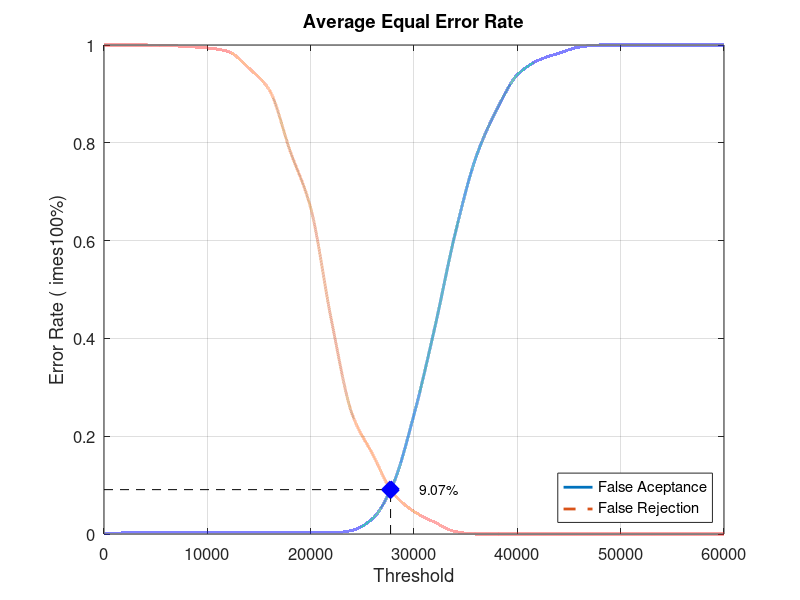
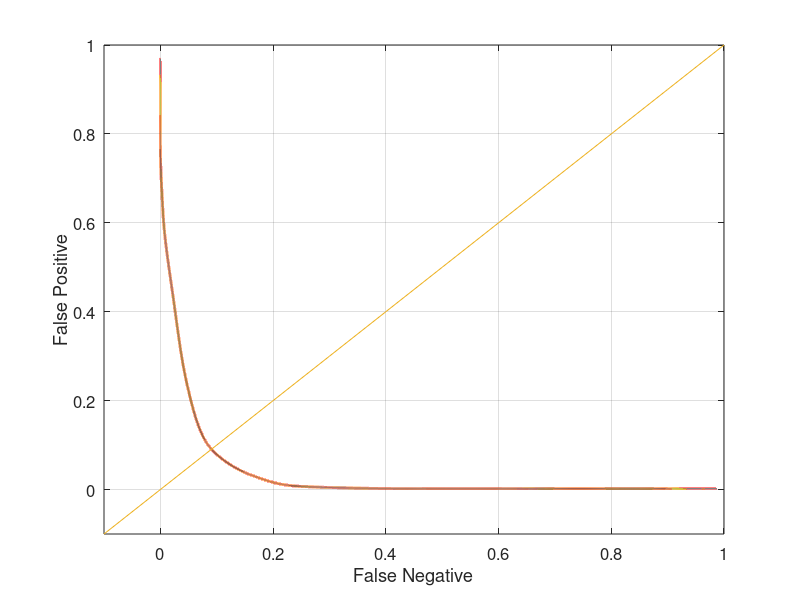

Reproduce these figures in MATLAB, in order.
close all;
clear;
clc;
x = 0:2000:60000;
xq = 0:0.5:60000;

y0 = [0 0.00210526 0.00210526 0.00210526 0.00210526 0.00210526 0.00210526 0.00210526 0.00210526 0.00210526 0.00210526 0.00210526 0.00736842 0.031579 0.103158 0.244211 0.421053 0.61579 0.770526 0.867368 0.938947 0.968421 0.983158 0.99579 1 1 1 1 1 1 1]
yy0 = interp1(x, y0, xq, 'pchip');
y1 = [1 1 1 0.999 0.997 0.994 0.987 0.953 0.908 0.784 0.667 0.438 0.246 0.163 0.083 0.046 0.024 0.005 0 0 0 0 0 0 0 0 0 0 0 0 0]
yy1 = interp1(x, y1, xq, 'pchip');

% Calculating EER: 
y2 = abs(y0 - y1);
find(y2 == min(y2))
yy2 = abs(yy0 - yy1);
xEER = find(yy2 == min(yy2));
xEERIndex = xq(xEER) % X-axis EER
yEER = yy0(xEER) % Y-axis EER

main = figure
plot(xq, yy0,'-','LineWidth', 2);	hold on
plot(xq, yy1,'--','LineWidth', 2);	hold on
plot([xEERIndex xEERIndex], [0 yEER], 'k--');	hold on
plot([0 xEERIndex], [yEER yEER], 'k--');	hold on
plot(xEERIndex, yEER, 'bx', 'LineWidth', 10);	hold on
text(xEERIndex + 10 * xEERIndex / 100, yEER, [num2str(round((10000 * yEER)) / 100) '%'])
legend('False Aceptance', 'False Rejection', 'Location', 'SouthEast')
xlabel('Threshold')
ylabel('Error Rate (	imes100%)')
title('Average Equal Error Rate')
set(gca, 'FontSize', 12)
axis([0 60000 0 1])
grid on

print(main, 'Database1AverageMain', '-dpng');
FNRxFPR = figure('Color', [1 1 1]);
plot(yy1, yy0, '-', yy1, yy0, 'LineWidth', 2);
hold on
y = -0.1:0.1:1
plot(y, y); 
set(gca, 'FontSize', 12)
xlabel('False Negative')
ylabel('False Positive')
axis([-0.1 1 -0.1 1])
set(gca, 'FontSize', 12)
grid on

print(FNRxFPR, 'Database1AverageFNRxFPR','-dpng');
